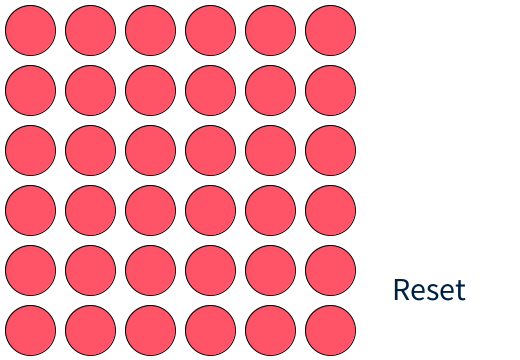
Frame 1 (no input)
Frame 60 (the mouse pressed at the canvas centre just before this capture): identical to frame 1, image omitted
Frame 120 (the mouse held since frame 60 and released just before this capture): identical to frame 1, image omitted

The Processing sketch that drew this single still picture (run headless with seeded random() and noise(); from frame 60 on, the mouse is pressed at the canvas centre):

// Processing sketch: processing_112452
// ── processing_112452.pde

// Lights Out with 3 colors!
// Turn all of the lights green.

int N = 6;
int[][] board = new int[N][N];

void setup() {
  size(520, 360);
  textSize(32);  
}

void draw() {
  background(255);
  fill(0, 32, 64);
  text("Reset", 392, 300);
  int i, j;
  fill(255, 0, 0);
  for (i=0; i<N; i++) {
    for (j=0; j<N; j++) {
      if (board[i][j] == 0) {
        fill(255, 84, 104);
      } else if (board[i][j] == 1) {
        fill(250, 190, 77);
      } else {
        fill(77, 250, 144);
      } 
      ellipse(30+60*i, 30+60*j, 50, 50);
    }
  }
}

void mousePressed() {
  int i = (int) (mouseX / 60);
  int j = (int) (mouseY / 60);
  if (i < N && j < N) {
    int dx = 30+60*i - mouseX;
    int dy = 30+60*j - mouseY; 
    if (dx*dx + dy*dy < 625) {
      board[i][j] = (board[i][j]+1) % 3;
      if (i > 0) {
        board[i-1][j] = (board[i-1][j]+1) % 3;
      }
      if (i < N-1) {
        board[i+1][j] = (board[i+1][j]+1) % 3;
      }
      if (j > 0) {
        board[i][j-1] = (board[i][j-1]+1) % 3;
      }
      if (j < N-1) {
        board[i][j+1] = (board[i][j+1]+1) % 3;
      }
    } 
  } else if ((392 <= mouseX) && (mouseX <= 476) && (276 <= mouseY) && (mouseY <= 300)) {
    for (i=0; i<N; i++){
      for (j=0; j<N; j++){
        board[i][j] = 0;
      }
    }
  }
}
